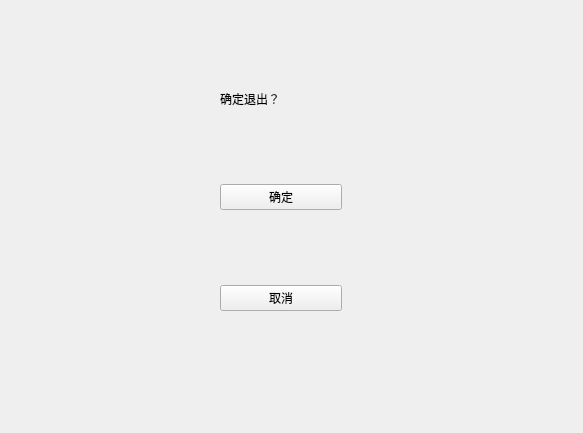
<?xml version="1.0" encoding="UTF-8"?>
<ui version="4.0">
 <class>Exit</class>
 <widget class="QWidget" name="Exit">
  <property name="geometry">
   <rect>
    <x>0</x>
    <y>0</y>
    <width>583</width>
    <height>433</height>
   </rect>
  </property>
  <property name="windowTitle">
   <string>Form</string>
  </property>
  <widget class="QWidget" name="">
   <property name="geometry">
    <rect>
     <x>220</x>
     <y>90</y>
     <width>122</width>
     <height>221</height>
    </rect>
   </property>
   <layout class="QVBoxLayout" name="verticalLayout">
    <item>
     <widget class="QLabel" name="label">
      <property name="styleSheet">
       <string notr="true">font: 18pt &quot;华文琥珀&quot;;
border-color: rgb(255, 170, 255);</string>
      </property>
      <property name="text">
       <string>确定退出？</string>
      </property>
     </widget>
    </item>
    <item>
     <spacer name="verticalSpacer">
      <property name="orientation">
       <enum>Qt::Vertical</enum>
      </property>
      <property name="sizeHint" stdset="0">
       <size>
        <width>20</width>
        <height>40</height>
       </size>
      </property>
     </spacer>
    </item>
    <item>
     <widget class="QPushButton" name="pB_Yes">
      <property name="text">
       <string>确定</string>
      </property>
     </widget>
    </item>
    <item>
     <spacer name="verticalSpacer_2">
      <property name="orientation">
       <enum>Qt::Vertical</enum>
      </property>
      <property name="sizeHint" stdset="0">
       <size>
        <width>20</width>
        <height>40</height>
       </size>
      </property>
     </spacer>
    </item>
    <item>
     <widget class="QPushButton" name="pB_No">
      <property name="text">
       <string>取消</string>
      </property>
     </widget>
    </item>
   </layout>
  </widget>
 </widget>
 <resources/>
 <connections/>
</ui>
